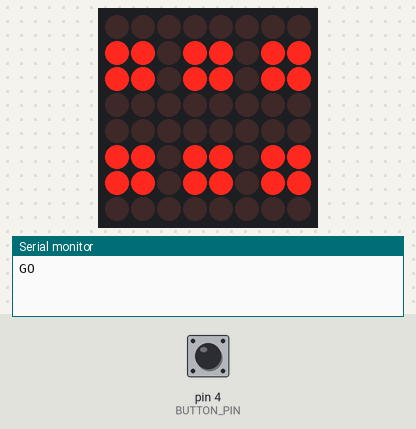
Simulated run of this sketch. Board: Arduino Uno, built with avr-gcc and run on an emulated ATmega328P. Parts: 8×8 LED matrix, the last lines printed to the serial monitor. Inputs (shaded band) come from the test bench; at power-on: pin 4 (BUTTON_PIN) LOW. Random numbers use the default seed unless the sketch sets one.

Above: at 5.7 s.
5.8 s: pin 4 (BUTTON_PIN) pulled HIGH for 0.15 s
At 7.3 s:
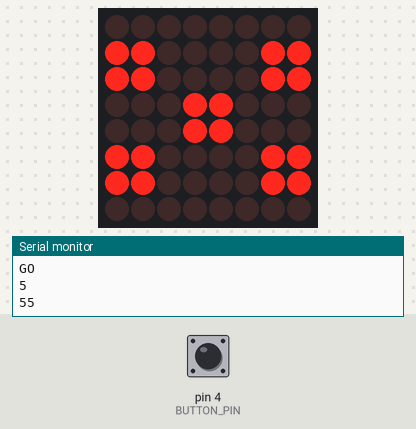
8.9 s: pin 4 (BUTTON_PIN) pulled HIGH for 1 s
At 11.24 s:
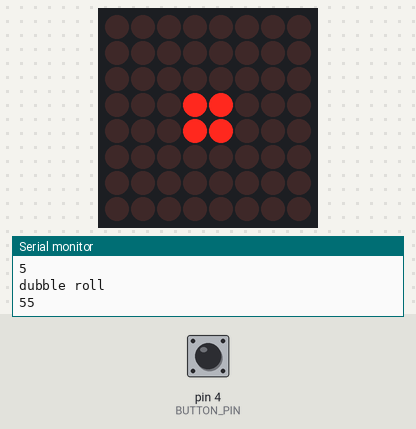
12.9 s: pin 4 (BUTTON_PIN) driven HIGH
At 13.4 s:
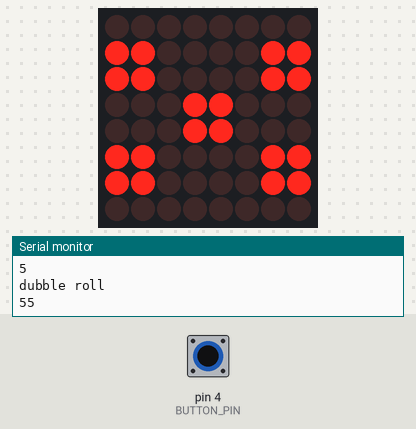

Measured:
- what the display in image 3 shows lasts 2.1 s, from 13.0 s to 15.1 s

The sketch:

ijdice.ino
```cpp
#include "LedControl.h"
const int BUTTON_PIN = 4;


//#define POTPIN A0 // Potentiometer
long randNumber;
int oldrandNumber;


const int BAUD_RATE = 9600;


int old_button_state = LOW;


byte logo[] = {
  B11000011,
  B11000011,
  B00000000,
  B00000011,
  B11000011,
  B11100111,
  B01111110,
  B00111100
};
byte D[] = {
  B11111100,
  B11111110,
  B11000111,
  B11000011,
  B11000011,
  B11000111,
  B11111110,
  B11111100
};
byte I[] = {
  B00111100,
  B00111100,
  B00011000,
  B00011000,
  B00011000,
  B00011000,
  B00111100,
  B00111100
};
byte C[] = {
  B01111110,
  B11111111,
  B11000011,
  B11000000,
  B11000000,
  B11000011,
  B11111111,
  B01111110
};
byte E[] = {
  B11111110,
  B11111110,
  B11000000,
  B11111000,
  B11111000,
  B11000000,
  B11111110,
  B11111110
};

byte one[] = {
  B00000000,
  B00000000,
  B00000000,
  B00011000,
  B00011000,
  B00000000,
  B00000000,
  B00000000
};
byte two[] = {
  B01100000,
  B01100000,
  B00000000,
  B00000000,
  B00000000,
  B00000000,
  B00000110,
  B00000110
};
byte three[] = {
  B01100000,
  B01100000,
  B00000000,
  B00011000,
  B00011000,
  B00000000,
  B00000110,
  B00000110
};
byte four[] = {
  B01100110,
  B01100110,
  B00000000,
  B00000000,
  B00000000,
  B00000000,
  B01100110,
  B01100110
};
byte five[] = {
  B01100110,
  B01100110,
  B00000000,
  B00011000,
  B00011000,
  B00000000,
  B01100110,
  B01100110
};
byte six[] = {
  B01100110,
  B01100110,
  B00000000,
  B01100110,
  B01100110,
  B00000000,
  B01100110,
  B01100110
};


LedControl lc = LedControl(13, 11, 12, 1);

void setSprite(byte *sprite) {
  for (int r = 0; r < 8; r++) {
    lc.setColumn(0, 7 - r, sprite[r]);
  }
}


void setup() {
  // The MAX72XX is in power-saving mode on startup,
  // we have to do a wakeup call
  //  pinMode(POTPIN, INPUT);
  randomSeed(analogRead(5));
  Serial.begin(BAUD_RATE);
  lc.shutdown(0, false);
  // Set the brightness to a medium values
  lc.setIntensity(0, 5);
  // and clear the display
  lc.clearDisplay(0);
  randomSeed(analogRead(0));
  //#ifdef DEBUG
  Serial.println("GO");
  //#endif

  setSprite(logo);
  delay(500);
  lc.clearDisplay(0);
  setSprite(D);
  delay(500);
  lc.clearDisplay(0);
  setSprite(I);
  delay(500);
  lc.clearDisplay(0);
  setSprite(C);
  delay(500);
  lc.clearDisplay(0);
  setSprite(E);
  delay(500);
  lc.clearDisplay(0);
  delay(2000);
}


void loop() {
  int current_button_state = digitalRead(BUTTON_PIN);

  if (current_button_state == HIGH && old_button_state != current_button_state) {
    randomdice();
    delay(50);
  }
  old_button_state = current_button_state;

  rolldice();
};


void rolldice() {
  int current_button_state = digitalRead(BUTTON_PIN);

  if (current_button_state == HIGH && old_button_state != current_button_state) {
    randomdice();
    delay(50);
  }
  old_button_state = current_button_state;
  // for (int i = 0; i <= 6; i++) {
  setSprite(one);
  delay(10);
  setSprite(two);
  delay(10);
  setSprite(three);
  delay(10);
  setSprite(four);
  delay(10);
  setSprite(five);
  delay(10);
  setSprite(six);
  delay(10);
  //  }
}
void randomdice() {
  randNumber = random(1, 6);
  Serial.println(randNumber);
  if (randNumber == oldrandNumber)
  {
    Serial.println("dubble roll");
  }

  if (randNumber == 1)
  {
    Serial.println("11");
    setSprite(one);
    //  delay(500);
    //  lc.clearDisplay(0);
  }
  if (randNumber == 2)
  {
    Serial.println("22");
    setSprite(two);
    //  delay(500);
    //  lc.clearDisplay(0);
  }
  if (randNumber == 3)
  {
    Serial.println("33");
    setSprite(three);
    //  delay(500);
    //  lc.clearDisplay(0);
  }
  if (randNumber == 4)
  {
    Serial.println("44");
    setSprite(four);
    // delay(500);
    // lc.clearDisplay(0);
  }
  if (randNumber == 5)
  {
    Serial.println("55");
    setSprite(five);
    // delay(500);
    //  lc.clearDisplay(0);
  }
  if (randNumber == 6)
  {
    Serial.println("66");
    setSprite(six);
    //  delay(500);
    //  lc.clearDisplay(0);

  }
  delay(2000);

  //else;
  oldrandNumber = randNumber;


}
```
